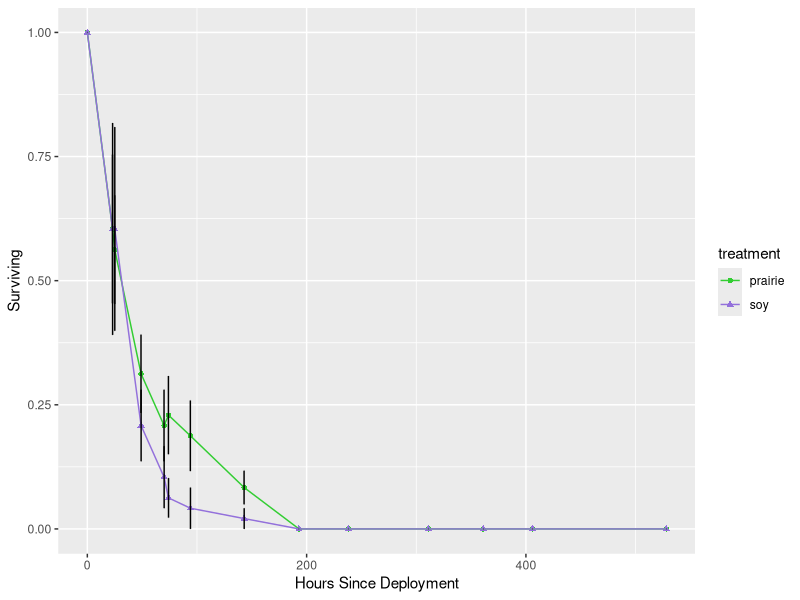
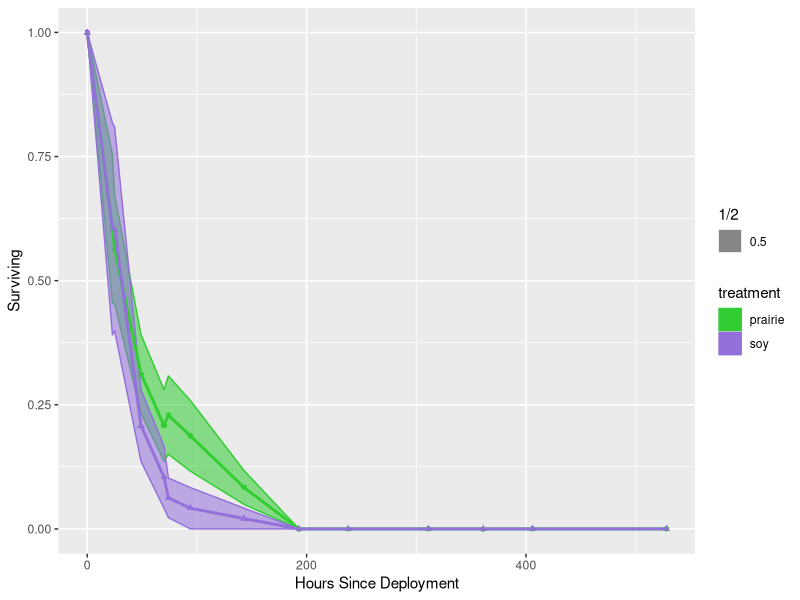
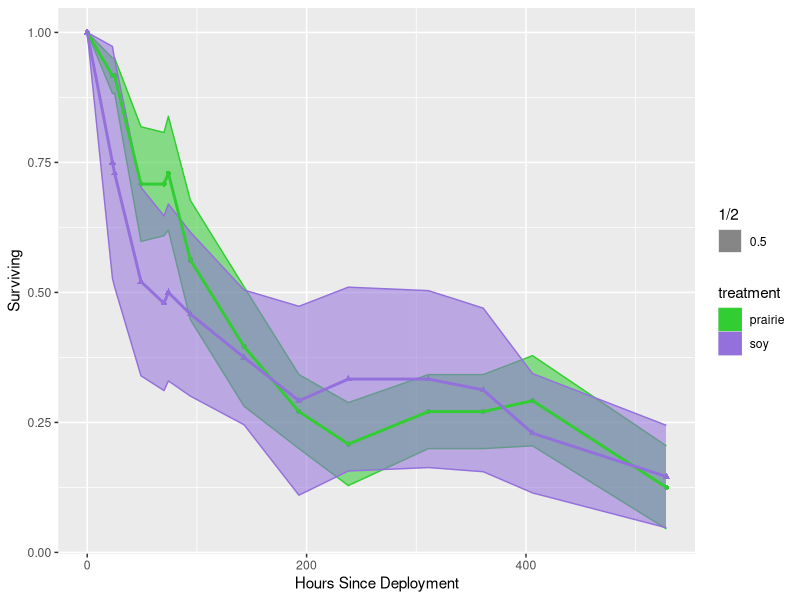
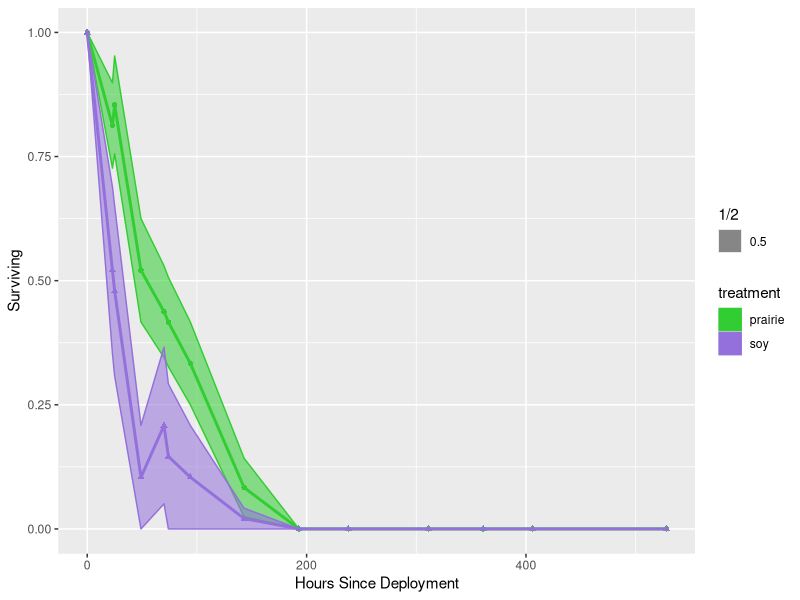

Source code (R) for these figures, in order: (Note: this script raises an error after producing the figures.)
#bring exp1.data in

#during the first part of the experiment, I recorded the fates of eggs and larvae on individual plants 
#(July 13-18). later, as they hatched and moved between plants (July 20 and on), I began to only 
#record the number of individuals within the "patch" of three plants. In excel, I summed across
#the 3 plants for July 13-18 in each patch and then brought in the data into R.

exp1.data<-read.csv(file="deployment1_excel_shaped_csv.csv", header=TRUE)
exp1.data<-na.omit(exp1.data) #omit the na's, which included lots of empty spaces, which were artifacts from the excel manipulation

#make block into a factor
exp1.data$block <- as.factor(exp1.data$block)


#create total and surviving variables
exp1.data$total<-rowSums(exp1.data[9:15])
exp1.data$surviving<-exp1.data$total/exp1.data$Initial_count

library(reshape2)

exp1.data1<-dcast(exp1.data, date+hours_since_deployment+block+treatment~exclosure_treatment, mean)
exp1.data1$open<-NULL


exp1.open.only<-exp1.data[which(exp1.data$exclosure_treatment=="open"),]
exp1.open.only$exclosure_treatment<-NULL

exp1.data2<-merge(exp1.open.only, exp1.data1)


#do the anova using glm function
exp1.result <- glm(cbind(total, Initial_count) ~ hours_since_deployment*treatment + 
                block + (1+block:treatment)+offset(closed), data=exp1.data2, 
              family=binomial(link='logit'))
exp1.result
summary(exp1.result)


#also, let's do anova as an AoD becuase of exp1.data structure 
#here's some scratch code to work from, lifted from Safarzoda thesis


anova(exp1.result, test="Rao")#analysis of deviance
#need to create concatenated variable for interaction
exp1.data2$hours.treatment<-paste(exp1.data2$treatment, ".", exp1.data2$hours_since_deployment)

with(exp1.data2, pairwise.t.test(surviving, hours.treatment, p.adjust.method="holm"))

#need to do pairwise t-test only comparing within a given hours_since_deployment. I couldn't figure out how
#to do it using a for loop, so I took the brute force approach for the time being



#load library(ddply) compute summary stats for plotting
library(plyr)
exp1.data2.summary<-ddply(exp1.data2, .(hours_since_deployment, treatment), summarize,
                     N=length(surviving),
                     mean=mean(surviving),
                     sd   = sd(surviving),
                     se   = sd / sqrt(N) )

exp1.data2.summary.closed<-ddply(exp1.data2, .(hours_since_deployment, treatment), summarize,
                            N=length(closed),
                            mean=mean(closed),
                            sd   = sd(closed),
                            se   = sd / sqrt(N) )

exp1.data2.summary.sham<-ddply(exp1.data2, .(hours_since_deployment, treatment), summarize,
                          N=length(sham),
                          mean=mean(sham),
                          sd   = sd(sham),
                          se   = sd / sqrt(N) )

#creating the plot!

#make my colour palette
cols <- c("prairie" = "limegreen", "soy" = "mediumpurple")
#load ggplot2
library(ggplot2)
#make the pot
ggplot1<- ggplot(exp1.data2.summary, 
                 aes(x=exp1.data2.summary$hours_since_deployment, y=mean, colour=treatment, shape=treatment)) +
  scale_color_manual(values=cols)+
  geom_point()+
  geom_line()+
  geom_errorbar(aes(ymin=mean-se, ymax=mean+se), colour="black", width=.2, position="dodge")+
  xlab("Hours Since Deployment")+
  ylab("Surviving")
#view the plot
ggplot1


#cooler ggplot 
cols <- c("corn" = "gold2", "prairie" = "limegreen", "soy" = "mediumpurple", "fallow" = "firebrick1", "turf" ="dodgerblue2" )
ggplot2<- ggplot(exp1.data2.summary, 
                 aes(x=hours_since_deployment, y=mean, shape=treatment, colour=treatment, fill=treatment))+
  geom_point()+
  geom_ribbon(aes(ymin=mean-se, ymax=mean+se, alpha=1/2))+
  scale_colour_manual(values=cols)+ 
  scale_fill_manual(values=cols)+
  geom_line(size=1)+
  xlab("Hours Since Deployment")+
  ylab("Surviving")


ggplot2

#make it for closed and sham

ggplot.closed<- ggplot(exp1.data2.summary.closed, 
                       aes(x=hours_since_deployment, y=mean, shape=treatment, colour=treatment, fill=treatment))+
  geom_point()+
  geom_ribbon(aes(ymin=mean-se, ymax=mean+se, alpha=1/2))+
  scale_colour_manual(values=cols)+ 
  scale_fill_manual(values=cols)+
  geom_line(size=1)+
  xlab("Hours Since Deployment")+
  ylab("Surviving")


ggplot.closed

ggplot.sham<- ggplot(exp1.data2.summary.sham, 
                     aes(x=hours_since_deployment, y=mean, shape=treatment, colour=treatment, fill=treatment))+
  geom_point()+
  geom_ribbon(aes(ymin=mean-se, ymax=mean+se, alpha=1/2))+
  scale_colour_manual(values=cols)+ 
  scale_fill_manual(values=cols)+
  geom_line(size=1)+
  xlab("Hours Since Deployment")+
  ylab("Surviving")


ggplot.sham

#spare code
geom_errorbar(aes(ymin=mean-se, ymax=mean+se), colour="black", width=.2, position="dodge")+
  geom_point(size=6, position="dodge")+
  scale_color_manual(values = pal1, breaks=c("closed","bottom", "top", "open"))+
  xlab("Hours Since Deployment")+
  ylab("Surviving")+
  theme_bw()+
  geom_line(size=1, position="dodge")+
  scale_shape_manual(values = shapepal, breaks=c("closed","bottom", "top", "open"))+
  ggtitle("R. padi")


